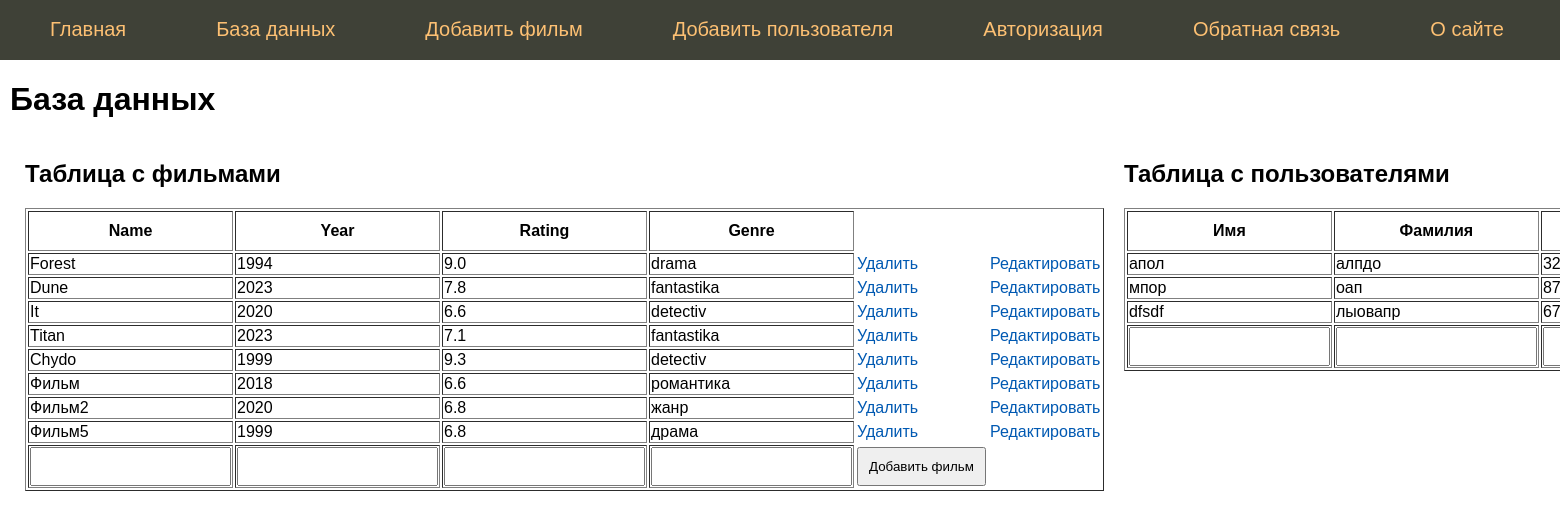
Page /bazad on the committed database.
### app.py (models this page shows, shortened)
class Film(db.Model):
    __tablename__="movies"
    id = db.Column(db.Integer, primary_key=True)
    name_film = db.Column(db.String(120))
    year = db.Column(db.Integer)
    rating = db.Column(db.Float)
    genre = db.Column(db.String(120))

class Users(db.Model):
    __tablename__="users"
    id = db.Column(db.Integer, primary_key=True)
    name_user = db.Column(db.String(100))
    familia = db.Column(db.String(100))
    age = db.Column(db.Integer)

### app.py (the view, shortened to what this page needs)
@app.route("/bazad",  methods=['POST', 'GET'])
def bazad():
    form1 = MyForm()
    data = Film.query.all()
    users = Users.query.all()
    form2 = MyUsers()
    return render_template('bazad.html', title="База данных",  menu=menu, data=data, users=users, form1=form1, form2=form2)

### app.py
class MyForm(FlaskForm):
    name_film = StringField('Имя', validators=[DataRequired()])
    year = IntegerField('Год', validators=[DataRequired()])
    rating = FloatField('Рейтинг', validators=[DataRequired()])
    genre = StringField('Жанр', validators=[DataRequired()])
    submit = SubmitField('Submit')

class MyUsers(FlaskForm):
    name_user = StringField('Имя', validators=[DataRequired()])
    familia = StringField('Фамилия', validators=[DataRequired()])
    age = IntegerField('Возраст', validators=[DataRequired()])
    submit = SubmitField('Submit')

### templates/bazad.html (shortened to what this page needs)
{% extends 'base.html' %}
{% block content %}
{{ super() }}
<div class="con">
<div class="can">
  <h2>Таблица с фильмами</h2>
<table border=1 class="tabl">
     <tr>
      <th>Name</th>
      <th>Year</th>
      <th>Rating</th>
      <th>Genre</th>
    </tr>
{% for i in data %}
     <tr><td>{{i.name_film}}</td>
        <td>{{i.year}}</td>
        <td>{{i.rating}}</td>
        <td>{{i.genre}}</td>
        <td id="but"><a href="/bazad/{{i.id}}">Удалить</td>
        <td id="but"><a href="/bazad/{{i.id}}/update">Редактировать</a></td>
        </tr>
{% endfor -%}
<tr>
  <form method="POST" class="form-contact-b">
  <td>{{ form1.name_film }}</td>
  <td>{{ form1.year }}</td>
  <td>{{ form1.rating }}</td>
  <td>{{ form1.genre }}</td>
  <td id="but"><input type="submit" value="Добавить фильм"></td>
</form>
  </tr>
</table>
</div>
<div class="can">
  <h2>Таблица с пользователями</h2>
  <table border="1" class="tabl">
    <tr>
      <th>Имя</th>
      <th>Фамилия</th>
      <th>Возраст</th>
    </tr>
    {% for i in users %}
    <tr><td>{{i.name_user}}</td>
        <td>{{i.familia}}</td>
        <td>{{i.age}}</td>
      </tr>
    {% endfor %}
    <tr>
      <form method="POST" class="form-contact-b">
      <td>{{ form2.name_user }}</td>
      <td>{{ form2.familia }}</td>
      <td>{{ form2.age }}</td>
    </form>
      </tr>
  </table>
</div>
</div>
{% endblock %}

### templates/base.html (shortened to what this page needs)
<!DOCTYPE html>
<html>
<head>
<link type="text/css" href="{{ url_for('static', filename='css/style.css')}}" rel="stylesheet" />
</head>
<body>
{% block content -%}
    {%- block mainmenu -%}
<ul class="mainmenu">
    {% for m in menu %}
<li><a href="{{m.url}}">{{m.name}}</a></li>
    {% endfor %}
</ul>
    {% endblock mainmenu -%}
<div class="content">
    {% if title -%}
<h1>{{ title }}</h1>
    {% else -%}
<h1>Главная страница</h1>
    {% endif -%}
{% endblock -%}
</div>
</body>
</html>

### static/css/style.css (style rules this page uses)
html, body { font-family: 'Arial'; margin: 0; padding: 0; height: 100%; width: 100%; }
a { color: #0059b2; text-decoration: none; }
ul.mainmenu { list-style: none; background: #3F4137; height: 60px; margin: 0; padding: 0; color: #fdc073; font-size: 20px; overflow: hidden; }
ul.mainmenu li { float: left; margin: 18px 40px 0 50px; }
ul.mainmenu li a { color: #fdc073; text-decoration: none; }
div.content { margin: 10px; }
.tabl { font-size: 16px; }
.tabl th { padding: 10px; }
.can { vertical-align: top; display: inline-block; padding-left: 15px; }
.can input { padding: 10px; }
#but { border: none; }
.con { white-space: nowrap; }

### rows in the picture
Film: name_film "Forest", year "1994", rating "9.0", genre "drama"
Film: name_film "Dune", year "2023", rating "7.8", genre "fantastika"
Film: name_film "It", year "2020", rating "6.6", genre "detectiv"
Film: name_film "Titan", year "2023", rating "7.1", genre "fantastika"
Film: name_film "Chydo", year "1999", rating "9.3", genre "detectiv"
Film: name_film "Фильм", year "2018", rating "6.6", genre "романтика"
Film: name_film "Фильм2", year "2020", rating "6.8", genre "жанр"
Film: name_film "Фильм5", year "1999", rating "6.8", genre "драма"
Users: name_user "апол", familia "алпдо", age "32"
Users: name_user "мпор", familia "оап", age "87"
Users: name_user "dfsdf", familia "лыовапр", age "67"

### other values in the picture
{{ m.name }} "Главная" "База данных" "Добавить фильм" "Добавить пользователя" "Авторизация" "Обратная связь" "О сайте"
{{ title }} "База данных"
